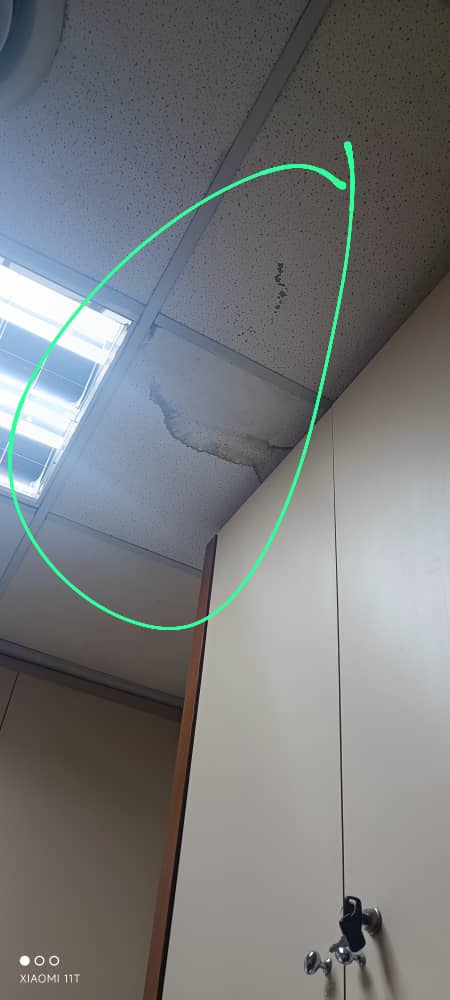
#> input picture testing_img/chatbot testing 2.jpg, 450 x 1000 px, given in place of the camera
$ python cam_askollama.py
#> lines starting #> are read from the running program, lines starting #| are printed output that depends on the picture; after the words box and inside, x2 and y2 are one past the last pixel; in counts of white or black regions, pixels touching at a corner belong together
import cv2
import base64
import time
import requests
import numpy as np
import threading
from io import BytesIO
from PIL import Image
from queue import Queue
import textwrap  # For wrapping long text

OLLAMA_SERVER = "http://127.0.0.1:11434"
CAMERA_INDEX = 0  # Change if needed
VIDEO_PATH = r"C:\Users\hyper\Downloads\AlexanderMelde SPHAR-Dataset master videos-murdering\uccrime_Shooting031_x264.mp4"

# Initialize video capture with a lower resolution for better speed
cap = cv2.VideoCapture(CAMERA_INDEX, cv2.CAP_DSHOW)
cap.set(cv2.CAP_PROP_FRAME_WIDTH, 640)  # Reduce resolution
cap.set(cv2.CAP_PROP_FRAME_HEIGHT, 480)
cap.set(cv2.CAP_PROP_FPS, 40)  # Try increasing FPS

# Global variable to store the last Ollama response
last_result = "Processing..."
lock = threading.Lock()
frame_queue = Queue(maxsize=1)  # Queue to hold only 1 frame at a time

def ask_ollama():
    """Continuously process frames from the queue for fall detection."""
    global last_result

    while True:
        frame = frame_queue.get()  # Get latest frame (blocks if empty)

        # Convert OpenCV frame (BGR) to PIL (RGB)
        image = Image.fromarray(cv2.cvtColor(frame, cv2.COLOR_BGR2RGB))

        # Convert PIL image to base64
        buffered = BytesIO()
        image.save(buffered, format="JPEG", quality=30)  # Lower quality for speed
        image_base64 = base64.b64encode(buffered.getvalue()).decode()

        payload = {
            "model": "llava:7b",
            "prompt": ("List the physical risks and threats to human lives in the image and give percentage confidence score. If no risks are present, say 'No risks present'."),
            "stream": False,
            "images": [image_base64]
        }

        try:
            response = requests.post(f"{OLLAMA_SERVER}/api/generate", json=payload, timeout=30)
            response.raise_for_status()
            response_data = response.json()

            # Update last result in a thread-safe manner
            with lock:
                last_result = response_data.get("response", "No response received")

        except requests.exceptions.Timeout:
            with lock:
                last_result = "Error: Timeout"
        except requests.exceptions.ConnectionError:
            with lock:
                last_result = "Error: Connection failed"
        except Exception as e:
            with lock:
                last_result = f"Error: {e}"

        time.sleep(1)  # Limit to 1 request per second

# Start the worker thread to process frames
ollama_thread = threading.Thread(target=ask_ollama, daemon=True)
ollama_thread.start()

# Start the camera loop
if not cap.isOpened():
    print("Error: Could not open camera.")
    exit()

frame_skip = 5  # Only process 1 frame every 5 frames

while True:
    ret, frame = cap.read()
#> frame is the input picture: shape (1000, 450, 3); mean B, G, R 122.9, 121.2, 118.9
    if not ret:
        print("Error: Failed to capture frame.")
        break

    # Resize for faster processing
    frame_resized = cv2.resize(frame, (640, 480))
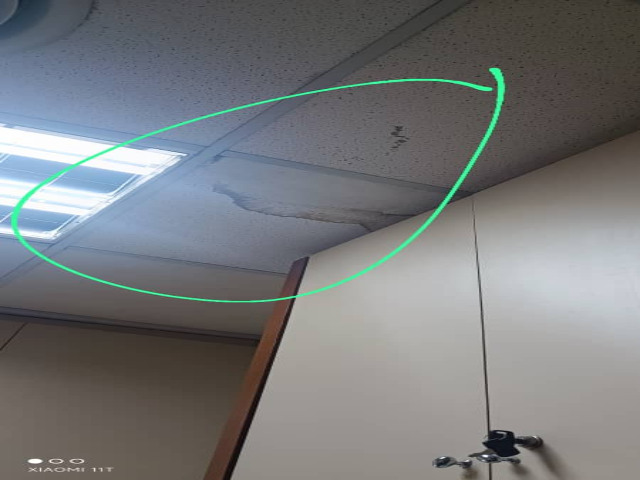
#> frame_resized: shape (480, 640, 3); mean B, G, R 122.8, 121.1, 118.8

    # Only send every 10th frame to Ollama
    if frame_queue.empty():  # Ensure only 1 request is processed at a time
        frame_queue.put(frame_resized)

    # Display latest Ollama result with word wrapping
    with lock:
        text = last_result
        font = cv2.FONT_HERSHEY_SIMPLEX
        font_scale = 0.7
        thickness = 2
        text_color = (0, 0, 0)  # Black text
        bg_color = (255, 255, 255)  # White background
        text_x, text_y = 10, 30
        max_width = 400  # Maximum text width before wrapping

        # Split text into multiple lines if it's too long
        wrapped_text = textwrap.wrap(text, width=40)  # Adjust width for wrapping
        line_height = 25  # Space between lines

        # Calculate background size dynamically based on text lines
        text_w = max(cv2.getTextSize(line, font, font_scale, thickness)[0][0] for line in wrapped_text)
        text_h = line_height * len(wrapped_text)

        # Draw semi-transparent background rectangle
        overlay = frame.copy()
        alpha = 0.6  # Transparency factor
        cv2.rectangle(overlay, (text_x - 5, text_y - 20),
                      (text_x + text_w + 10, text_y + text_h), bg_color, cv2.FILLED)
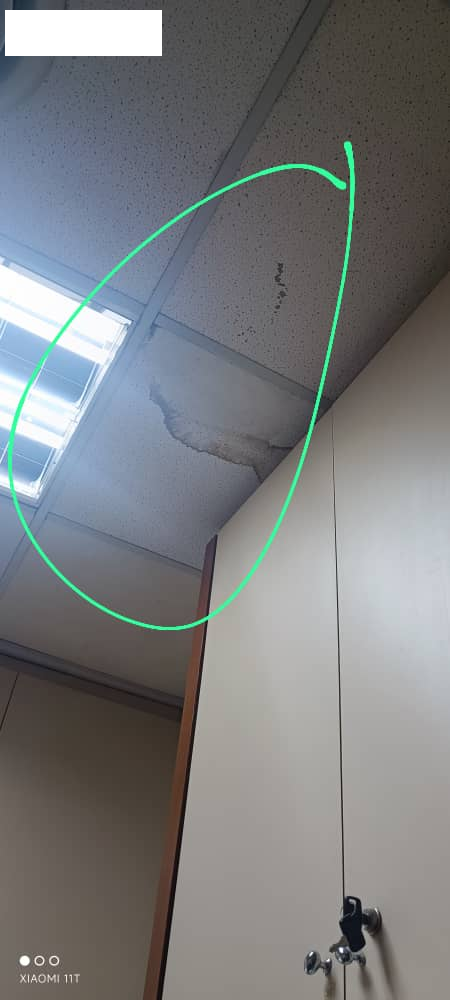
#> overlay: shape (1000, 450, 3); 1.6% of pixels changed, all inside (x1, y1, x2, y2) = (5, 10, 162, 56)
        cv2.addWeighted(overlay, alpha, frame, 1 - alpha, 0, frame)
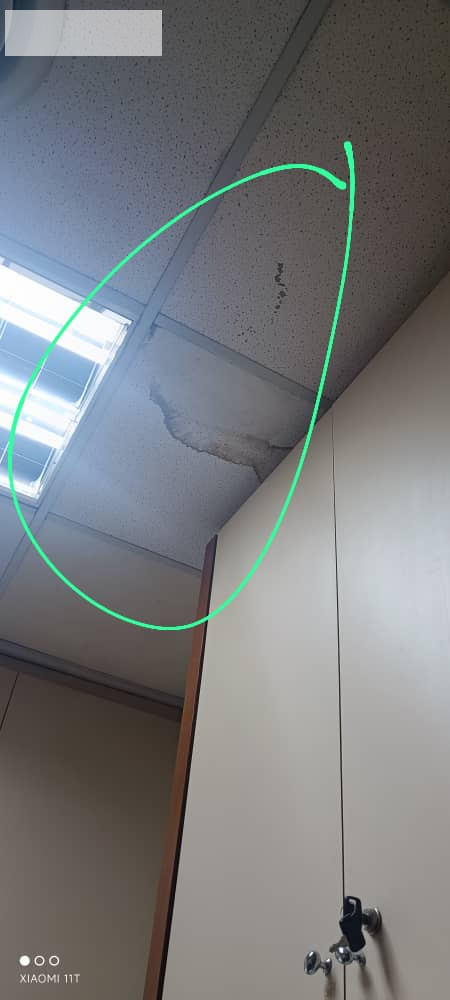
#> frame: shape (1000, 450, 3); 1.6% of pixels changed, all inside (x1, y1, x2, y2) = (5, 10, 162, 56)

        # Draw the text line by line
        for i, line in enumerate(wrapped_text):
            y_position = text_y + (i * line_height)
            cv2.putText(frame, line, (text_x, y_position), font, font_scale, text_color, thickness, cv2.LINE_AA)
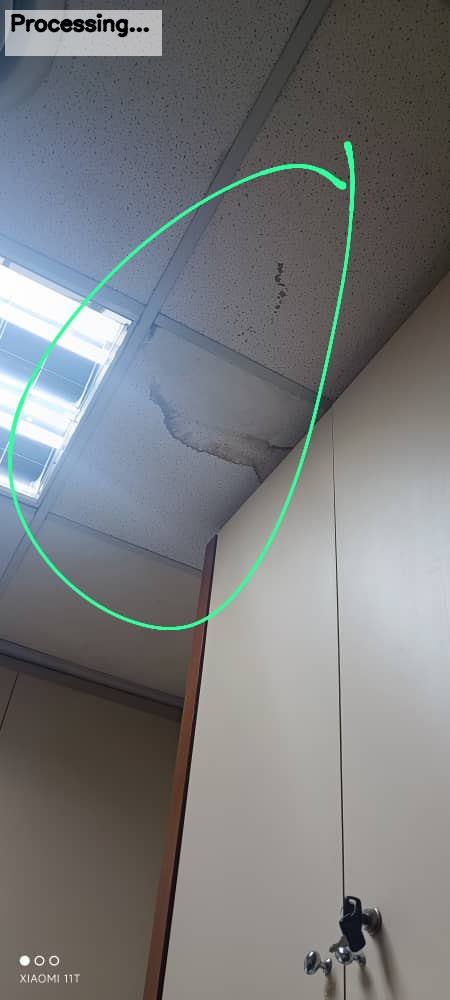
#> frame: shape (1000, 450, 3); 0.37% of pixels changed, all inside (x1, y1, x2, y2) = (10, 13, 150, 38)

    # Show the frame
    cv2.imshow("Fall Detection", frame)

    # Break on 'q' key press
    if cv2.waitKey(1) & 0xFF == ord('q'):
#> (key q is pressed here)
        break

# Release resources
cap.release()
cv2.destroyAllWindows()

$ run again, on testing_img/chatbot testing 3.jpg
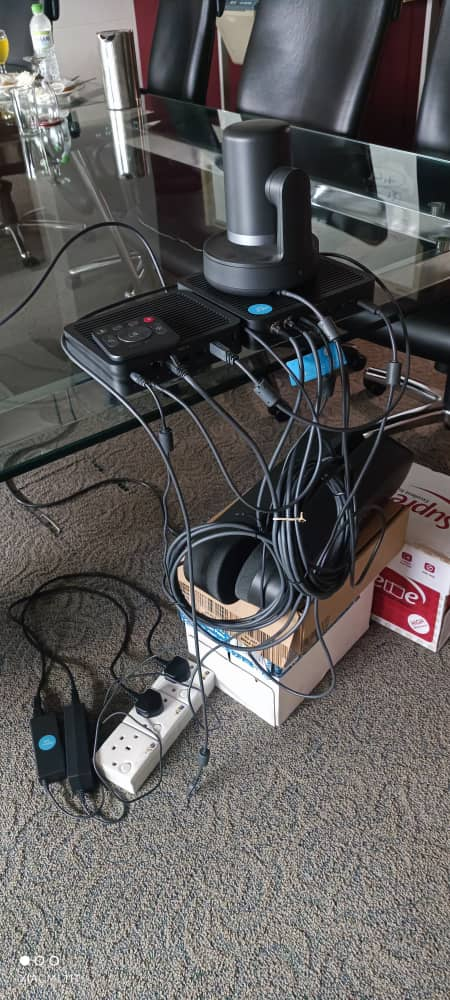
#> input picture testing_img/chatbot testing 3.jpg, 450 x 1000 px, given in place of the camera
#> frame is the input picture: shape (1000, 450, 3); mean B, G, R 91.1, 91.6, 93.9
#> `frame_resized = cv2.resize(frame, (640, 480))`:
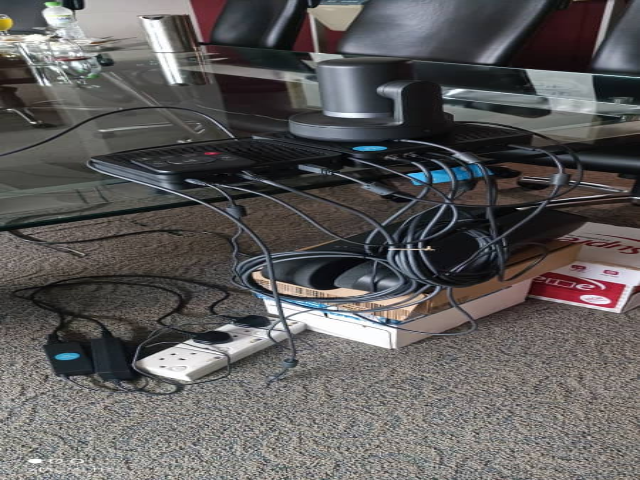
#> frame_resized: shape (480, 640, 3); mean B, G, R 91, 91.5, 93.8
#> overlay: shape (1000, 450, 3); 1.6% of pixels changed, all inside (x1, y1, x2, y2) = (5, 10, 162, 56)
#> after the loop `for i, line in enumerate(wrapped_text):`:
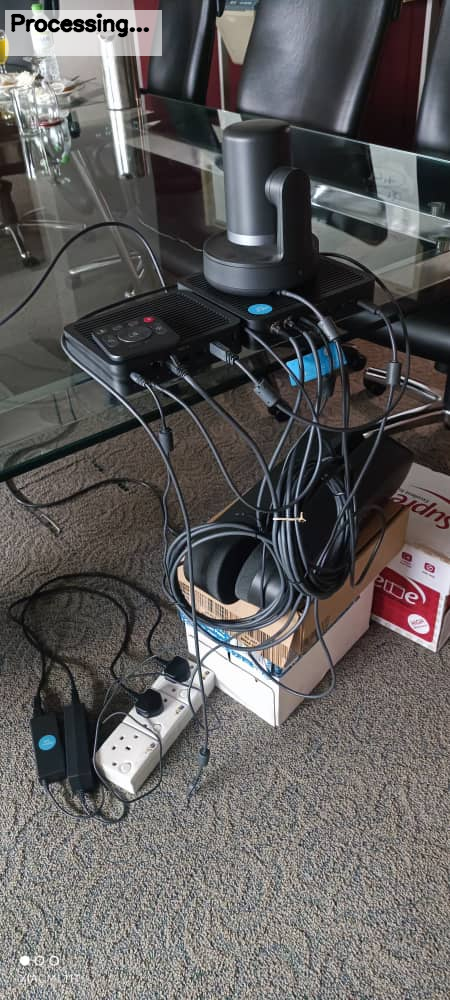
#> frame: shape (1000, 450, 3); mean B, G, R 91.7, 92.2, 94.4

$ run again, on testing_img/chatbot testing 4.jpg
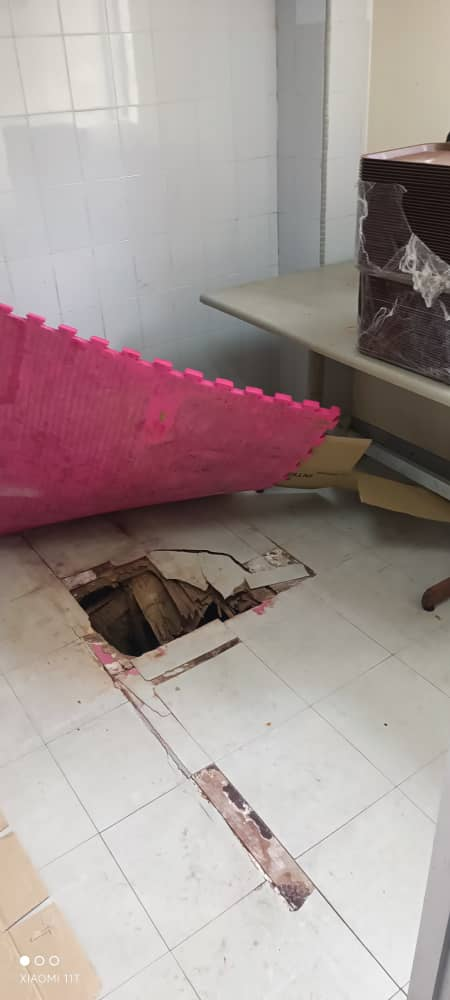
#> input picture testing_img/chatbot testing 4.jpg, 450 x 1000 px, given in place of the camera
#> frame is the input picture: shape (1000, 450, 3); mean B, G, R 148.3, 150.4, 164.4
#> `frame_resized = cv2.resize(frame, (640, 480))`:
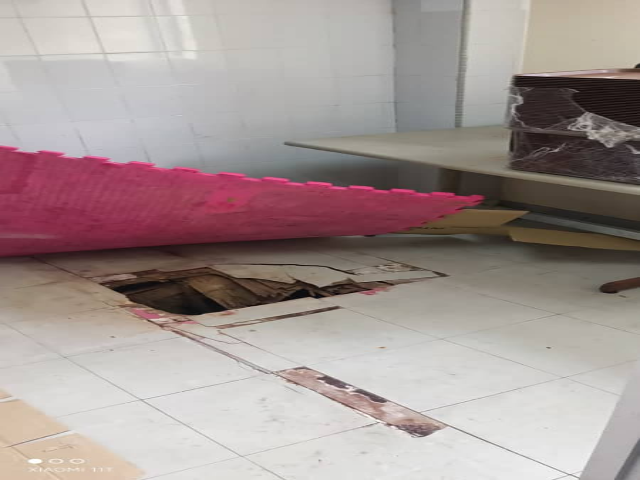
#> frame_resized: shape (480, 640, 3); mean B, G, R 148.2, 150.3, 164.4
#> overlay: shape (1000, 450, 3); 1.6% of pixels changed, all inside (x1, y1, x2, y2) = (5, 10, 162, 56)
#> after the loop `for i, line in enumerate(wrapped_text):`:
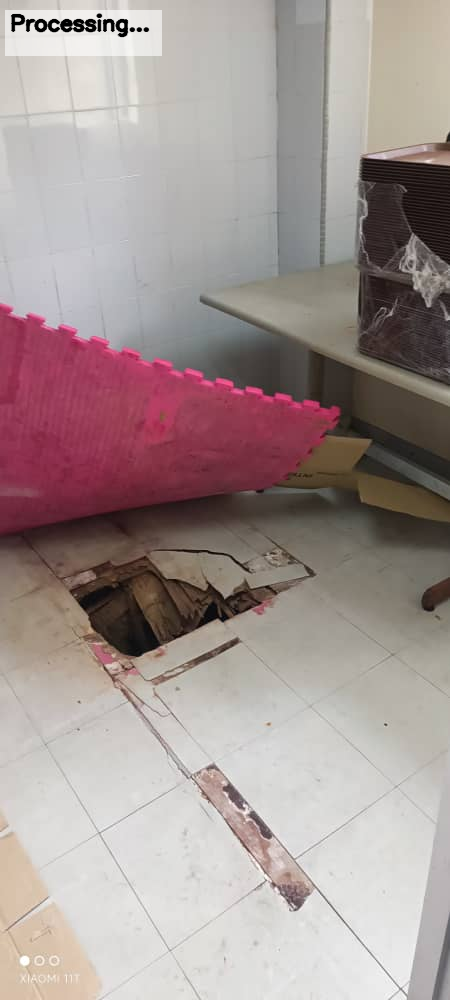
#> frame: shape (1000, 450, 3); mean B, G, R 148.3, 150.3, 164.3

$ run again, on testing_img/chatbot testing 5.jpg
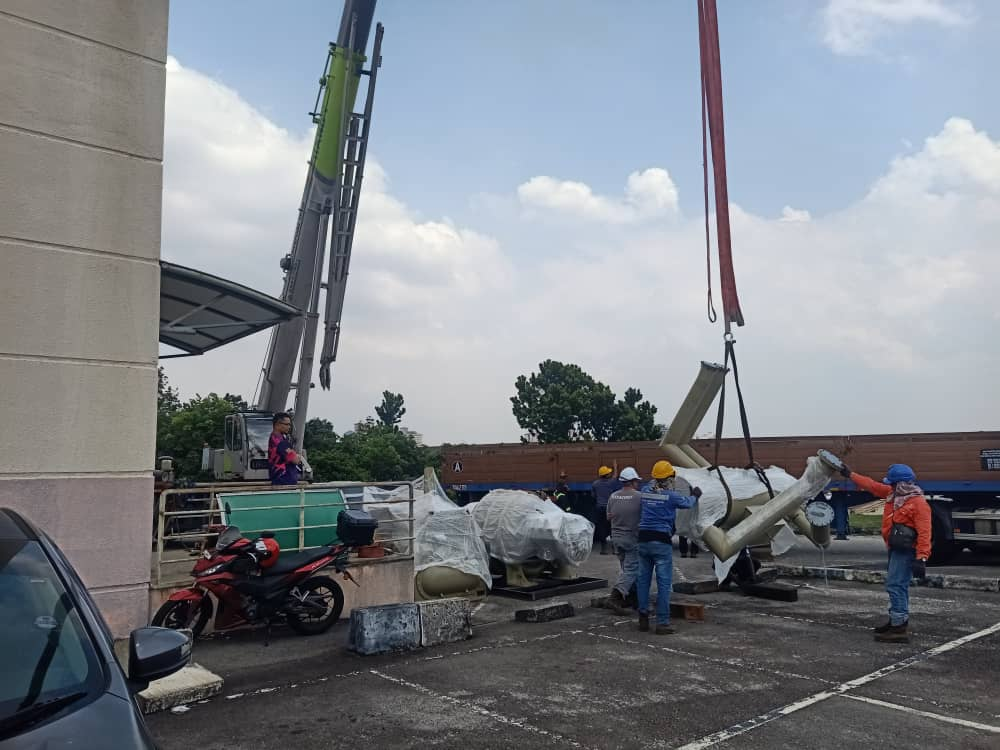
#> input picture testing_img/chatbot testing 5.jpg, 1000 x 750 px, given in place of the camera
#> frame is the input picture: shape (750, 1000, 3); mean B, G, R 137.7, 131.1, 126.6
#> `cv2.rectangle(overlay, (text_x - 5, text_y - 20), (text_x + text_w + 1..`:
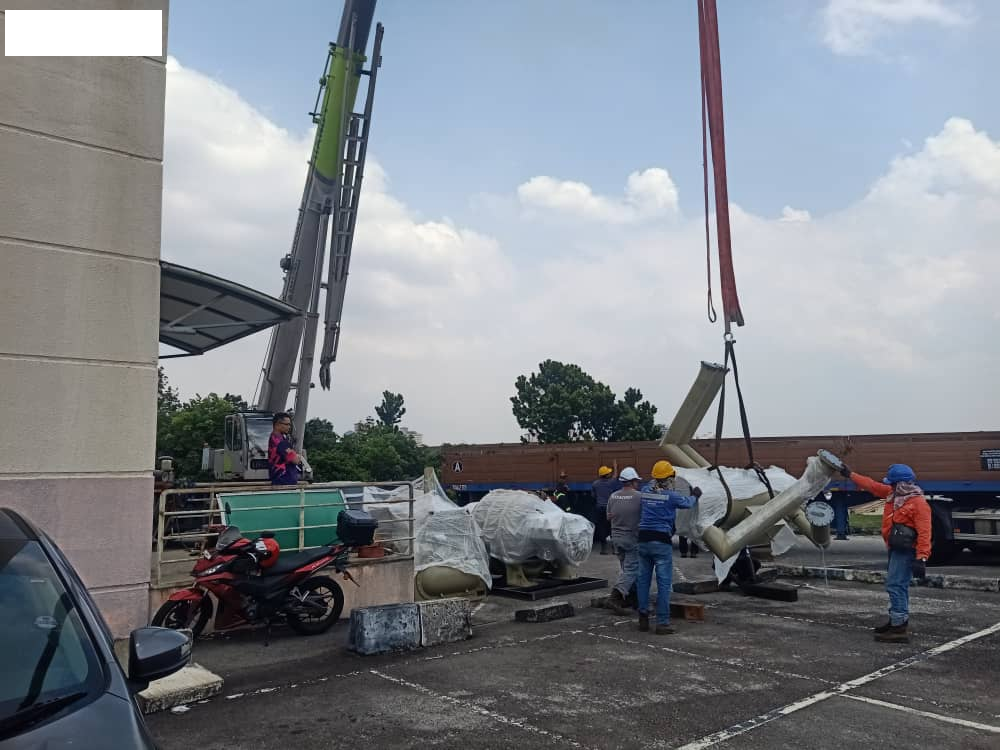
#> overlay: shape (750, 1000, 3); 0.96% of pixels changed, all inside (x1, y1, x2, y2) = (5, 10, 162, 56)
#> after the loop `for i, line in enumerate(wrapped_text):`:
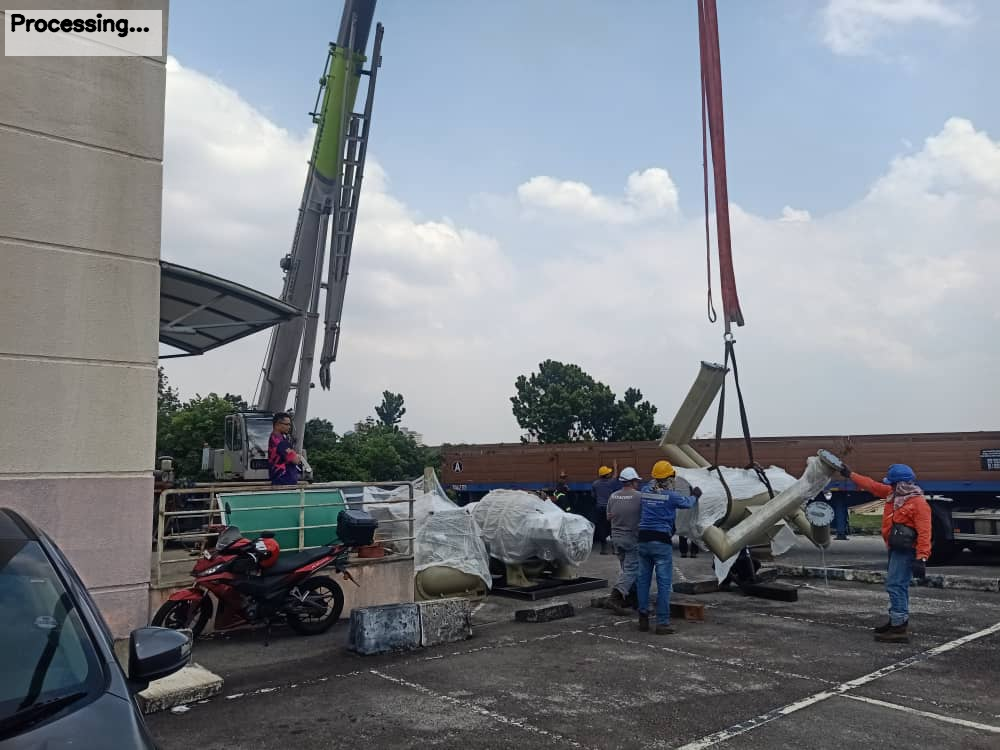
#> frame: shape (750, 1000, 3); mean B, G, R 138.2, 131.6, 127
